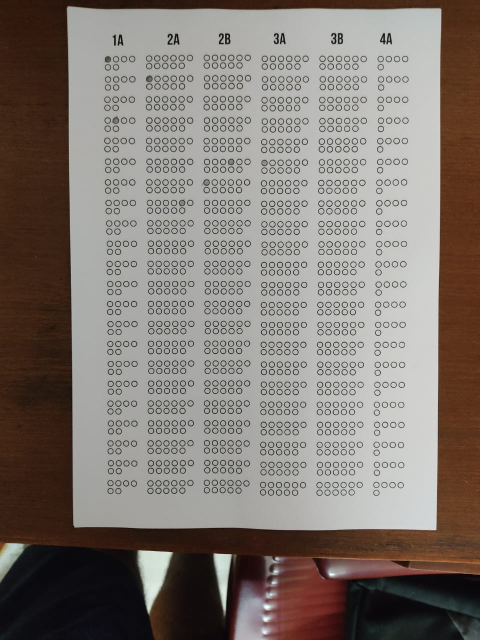
#> input picture Test_Images/test1.jpeg, 960 x 1280 px (shown at 1/2 size)
$ python -i Using_Histogram_Equalization.py   (imports and definitions only)
#> lines starting #> are read from the running program, lines starting #| are printed output that depends on the picture; after the words box and inside, x2 and y2 are one past the last pixel; in counts of white or black regions, pixels touching at a corner belong together
#> further down, picture is the input picture: shape (1280, 960, 3); mean B, G, R 115.3, 121.2, 129.6
import numpy as np
import cv2

file_path=""

def order_points(pts):
    '''Rearrange coordinates to order:
      top-left, top-right, bottom-right, bottom-left'''
    rect = np.zeros((4, 2), dtype='float32')
    pts = np.array(pts)
    s = pts.sum(axis=1)
    # Top-left point will have the smallest sum.
    rect[0] = pts[np.argmin(s)]
    # Bottom-right point will have the largest sum.
    rect[2] = pts[np.argmax(s)]

    diff = np.diff(pts, axis=1)
    # Top-right point will have the smallest difference.
    rect[1] = pts[np.argmin(diff)]
    # Bottom-left will have the largest difference.
    rect[3] = pts[np.argmax(diff)]
    # return the ordered coordinates
    return rect.astype('int').tolist()

def find_dest(pts):

    (tl, tr, br, bl) = pts
    # Finding the maximum width.
    widthA = np.sqrt(((br[0] - bl[0]) ** 2) + ((br[1] - bl[1]) ** 2))
    widthB = np.sqrt(((tr[0] - tl[0]) ** 2) + ((tr[1] - tl[1]) ** 2))
    maxWidth = max(int(widthA), int(widthB))

    # Finding the maximum height.
    heightA = np.sqrt(((tr[0] - br[0]) ** 2) + ((tr[1] - br[1]) ** 2))
    heightB = np.sqrt(((tl[0] - bl[0]) ** 2) + ((tl[1] - bl[1]) ** 2))
    maxHeight = max(int(heightA), int(heightB))
    # Final destination co-ordinates.
    destination_corners = [[0, 0], [maxWidth, 0], [maxWidth, maxHeight], [0, maxHeight]]

    return order_points(destination_corners)

def scan(img):
    # Resize image to workable size
    dim_limit = 1080
    max_dim = max(img.shape)
#> max_dim = 1280
    if max_dim > dim_limit:
        resize_scale = dim_limit / max_dim
#> resize_scale = 0.844
        img = cv2.resize(img, None, fx=resize_scale, fy=resize_scale)
    # Create a copy of resized original image for later use
    orig_img = img.copy()
    # Repeated Closing operation to remove text from the document.
    kernel = np.ones((5, 5), np.uint8)
    img = cv2.morphologyEx(img, cv2.MORPH_CLOSE, kernel, iterations=3)
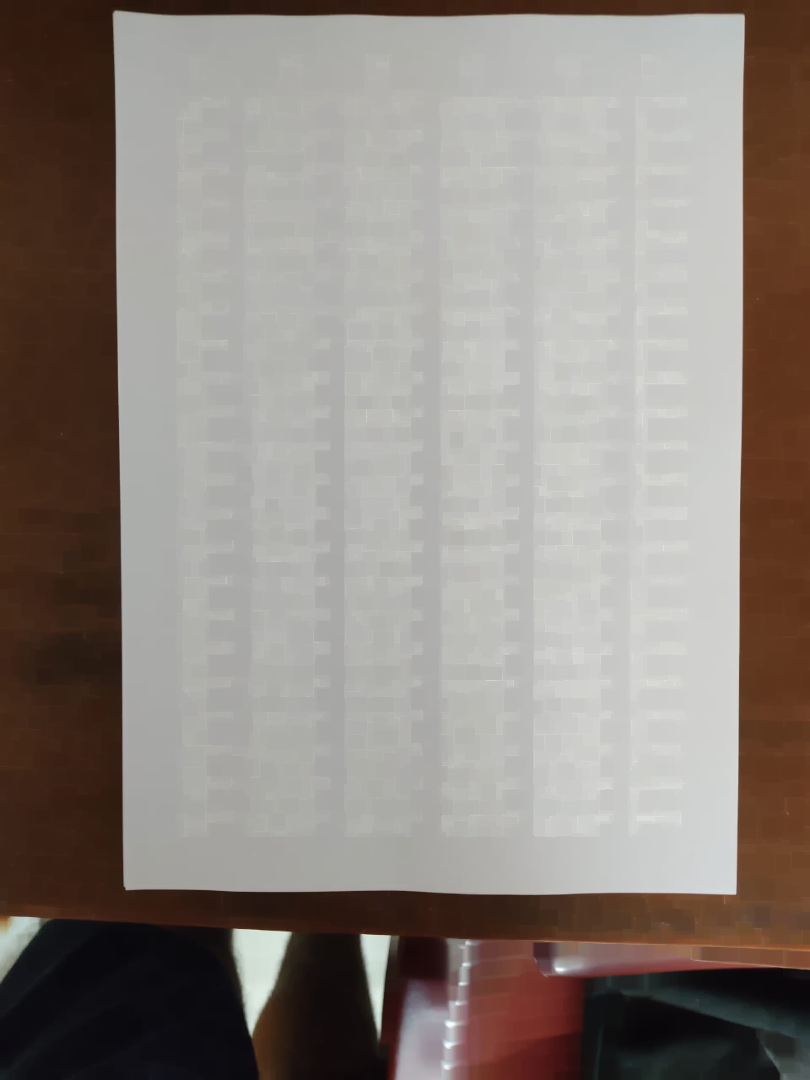
#> img: shape (1080, 810, 3); mean of channels 0, 1, 2 126.3, 132.2, 140.7; drawn as B, G, R
    # GrabCut
    mask = np.zeros(img.shape[:2], np.uint8)
    bgdModel = np.zeros((1, 65), np.float64)
    fgdModel = np.zeros((1, 65), np.float64)
    rect = (20, 20, img.shape[1] - 20, img.shape[0] - 20)
#> rect = (20, 20, 790, 1060)
    cv2.grabCut(img, mask, rect, bgdModel, fgdModel, 5, cv2.GC_INIT_WITH_RECT)
    mask2 = np.where((mask == 2) | (mask == 0), 0, 1).astype('uint8')
    img = img * mask2[:, :, np.newaxis]
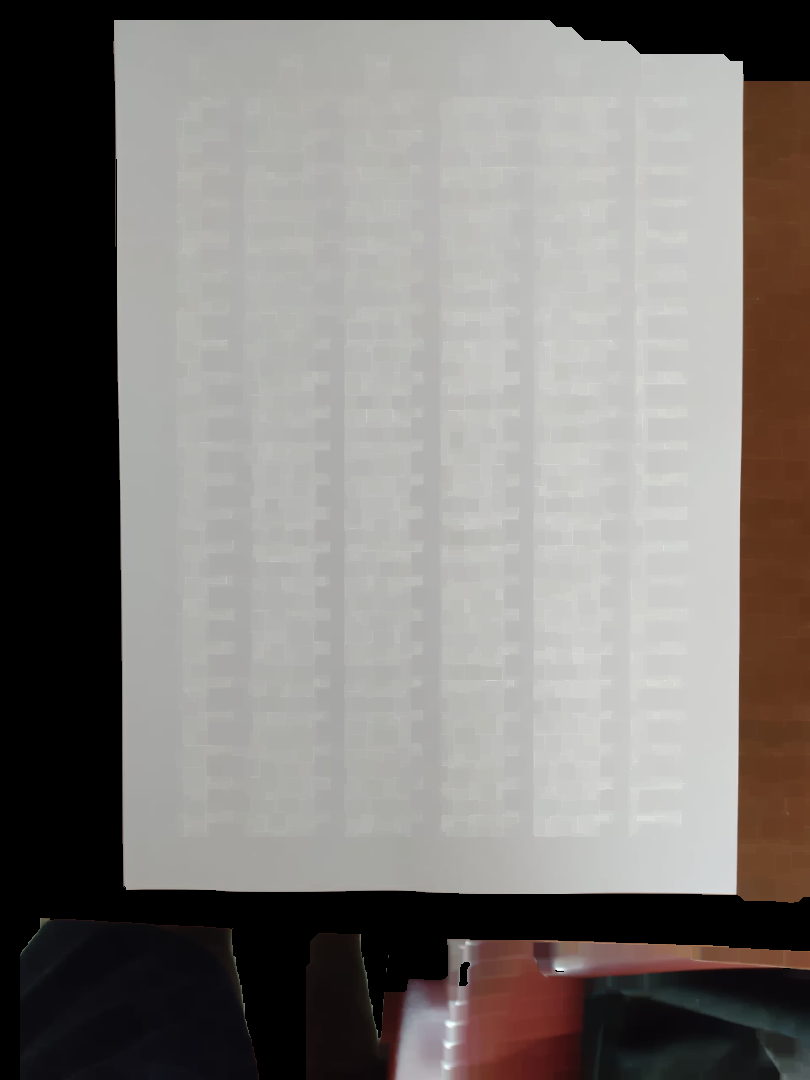
#> img: shape (1080, 810, 3); mean of channels 0, 1, 2 118.7, 122, 126; drawn as B, G, R

    gray = cv2.cvtColor(img, cv2.COLOR_BGR2GRAY)
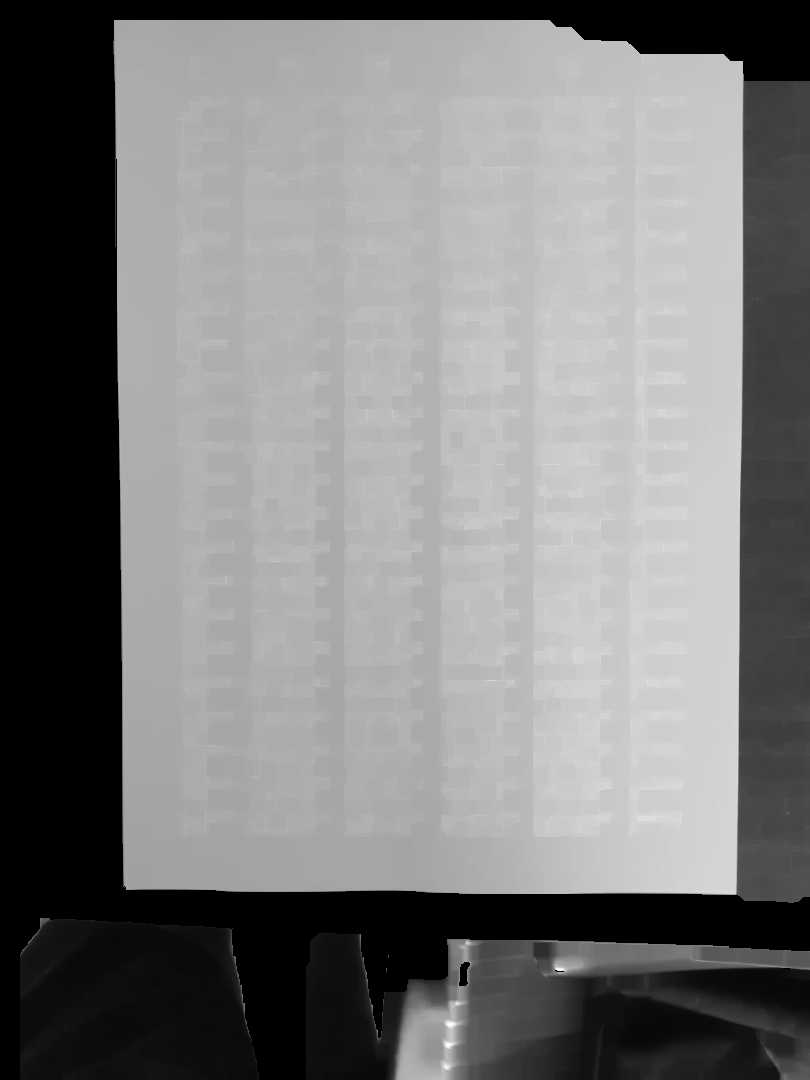
#> gray: shape (1080, 810); min 0, max 253, mean 122.9
    gray = cv2.GaussianBlur(gray, (11, 11), 0)
    # Edge Detection.
    canny = cv2.Canny(gray, 0, 200)
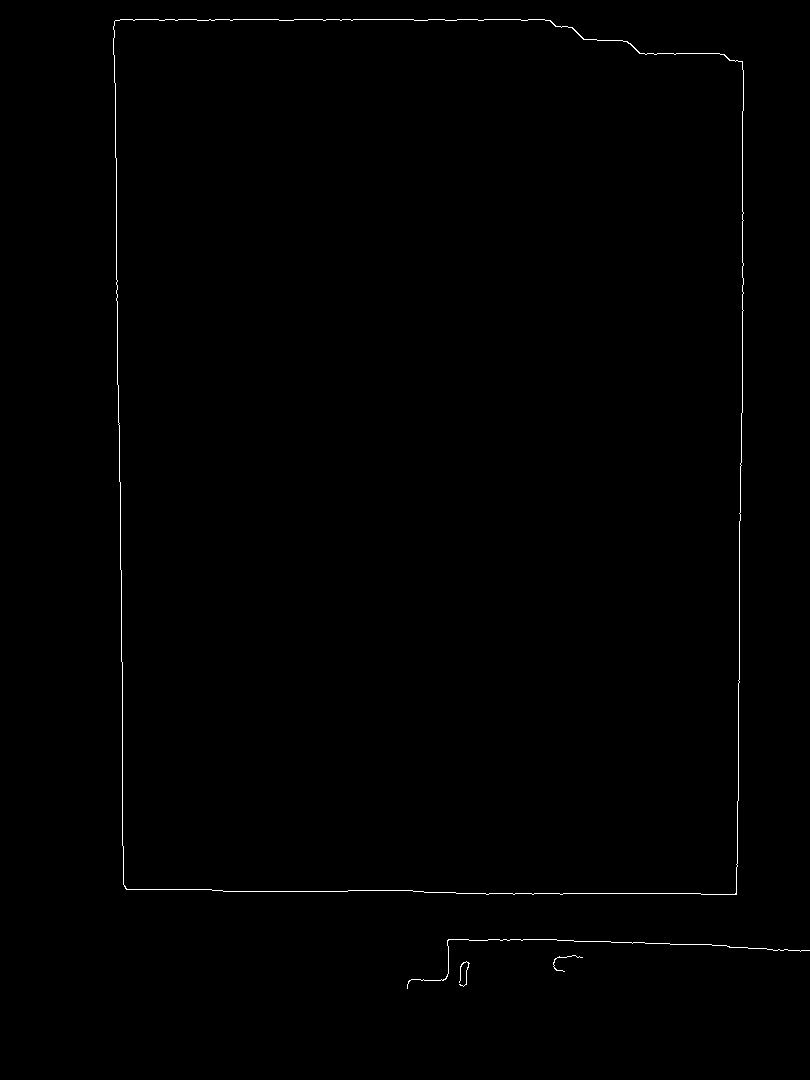
#> canny: shape (1080, 810); 0.41% white in thin lines or dots, all inside (x1, y1, x2, y2) = (113, 19, 810, 989)
    canny = cv2.dilate(canny, cv2.getStructuringElement(cv2.MORPH_ELLIPSE, (5, 5)))
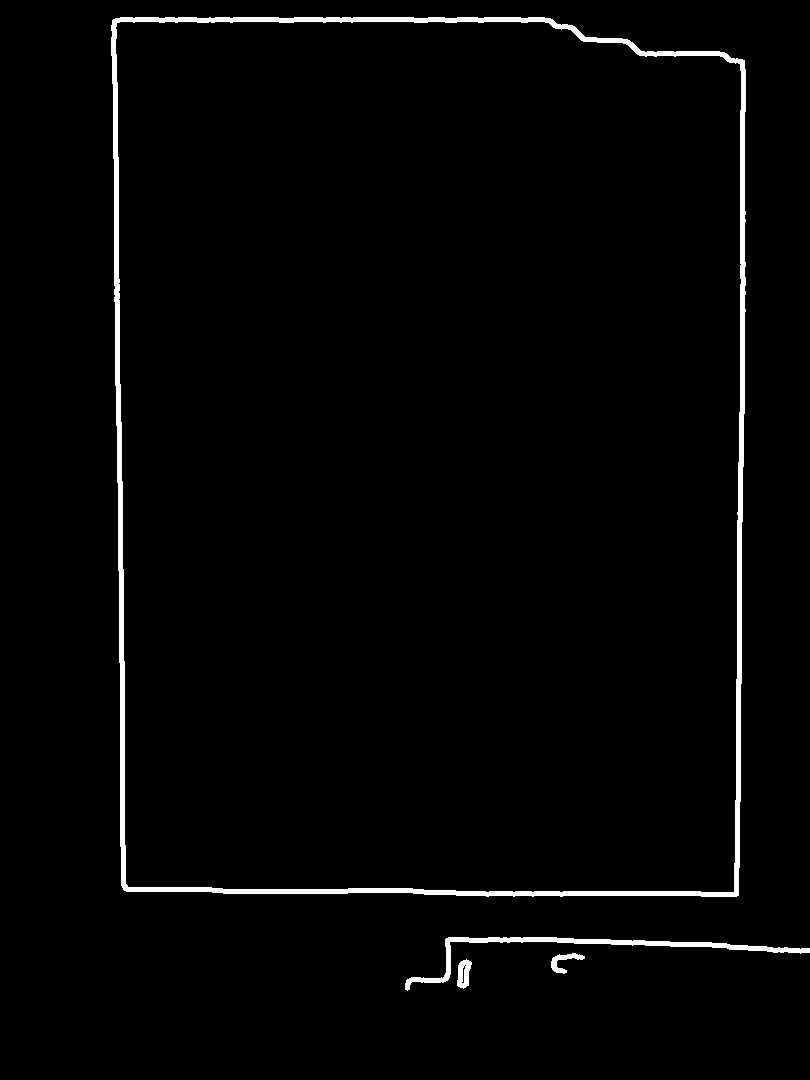
#> canny: shape (1080, 810); 2% white; 4 white regions

    # Finding contours for the detected edges.
    contour, hierarchy = cv2.findContours(canny, cv2.RETR_LIST, cv2.CHAIN_APPROX_NONE)
#> contour = 7 contours, 1 with area under 20; largest, box (x1, y1, x2, y2) and area: (111, 17, 746, 897) 543054, (115, 21, 742, 893) 531104, (405, 937, 810, 991) 1802, (457, 959, 472, 989) 283, (551, 953, 585, 974) 215, (461, 965, 466, 984) 36
    # Keeping only the largest detected contour.
    page = sorted(contour, key=cv2.contourArea, reverse=True)[:5]
#> page = 5 contours; box (x1, y1, x2, y2) and area: (111, 17, 746, 897) 543054, (115, 21, 742, 893) 531104, (405, 937, 810, 991) 1802, (457, 959, 472, 989) 283, (551, 953, 585, 974) 215

    # Detecting Edges through Contour approximation.
    # Loop over the contours.
    if len(page) == 0:
        return orig_img
    for c in page:
        # Approximate the contour.
        epsilon = 0.02 * cv2.arcLength(c, True)
        corners = cv2.approxPolyDP(c, epsilon, True)
        # If our approximated contour has four points.
        if len(corners) == 4:
            break
#> this loop made 1 pass
#> (epsilon, corners) on pass 1: (60.19, [[113, 19], [123, 889], [738, 895], [744, 60]])
    # Sorting the corners and converting them to desired shape.
    corners = sorted(np.concatenate(corners).tolist())
    # For 4 corner points being detected.
    corners = order_points(corners)
#> in order_points, `pts = np.array(pts)`: pts = [[113, 19], [123, 889], [738, 895], [744, 60]]
#> in order_points, `s = pts.sum(axis=1)`: s = [132, 1012, 1633, 804]
#> in order_points, `diff = np.diff(pts, axis=1)`: diff = [-94, 766, 157, -684]
#> corners = [[113, 19], [744, 60], [738, 895], [123, 889]]

    destination_corners = find_dest(corners)
#> in find_dest, `(tl, tr, br, bl) = pts`: tl = [113, 19]; tr = [744, 60]; br = [738, 895]; bl = [123, 889]
#> in find_dest, `widthA = np.sqrt(((br[0] - bl[0]) ** 2) + ((br[1] - bl[1]) ** 2))`: widthA = 615
#> in find_dest, `widthB = np.sqrt(((tr[0] - tl[0]) ** 2) + ((tr[1] - tl[1]) ** 2))`: widthB = 632.3
#> in find_dest, `maxWidth = max(int(widthA), int(widthB))`: maxWidth = 632
#> in find_dest, `heightA = np.sqrt(((tr[0] - br[0]) ** 2) + ((tr[1] - br[1]) ** 2))`: heightA = 835
#> in find_dest, `heightB = np.sqrt(((tl[0] - bl[0]) ** 2) + ((tl[1] - bl[1]) ** 2))`: heightB = 870.1
#> in find_dest, `maxHeight = max(int(heightA), int(heightB))`: maxHeight = 870
#> in find_dest, `destination_corners = [[0, 0], [maxWidth, 0], [maxWidth, maxHeight], [..`: destination_corners = [[0, 0], [632, 0], [632, 870], [0, 870]]
#> destination_corners = [[0, 0], [632, 0], [632, 870], [0, 870]]

    h, w = orig_img.shape[:2]
#> h = 1080; w = 810
    # Getting the homography.
    M = cv2.getPerspectiveTransform(np.float32(corners), np.float32(destination_corners))
#> M = [[0.955, -0.011, -107.7], [-0.0629, 0.968, -11.28], [-6.11e-05, -2.87e-05, 1]]
    # Perspective transform using homography.
    final = cv2.warpPerspective(orig_img, M, (destination_corners[2][0], destination_corners[2][1]),
                                flags=cv2.INTER_LINEAR)
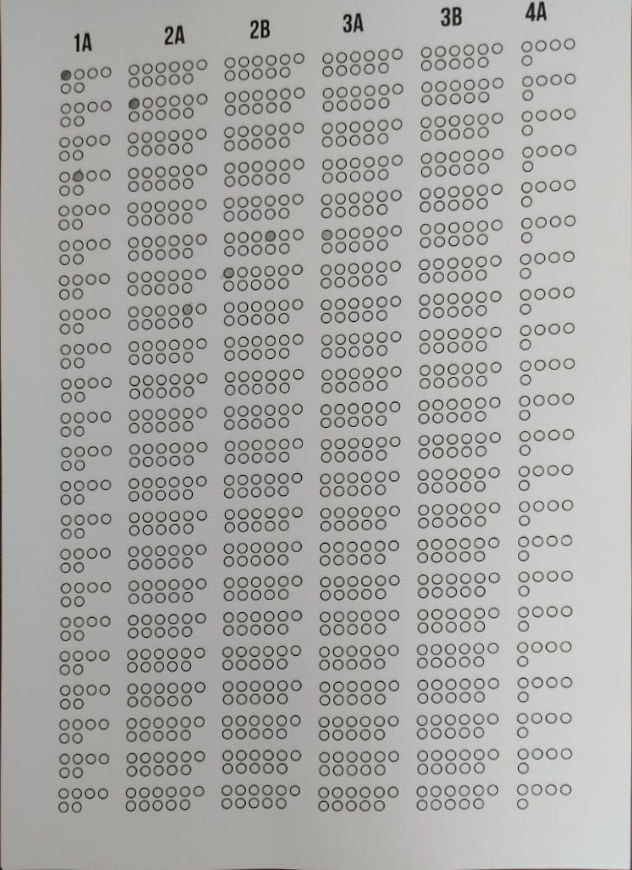
#> final: shape (870, 632, 3); mean of channels 0, 1, 2 166.6, 169.6, 169.4; drawn as B, G, R
    return final

def increase_brightness(img, value=30):
    hsv = cv2.cvtColor(img, cv2.COLOR_BGR2HSV)
    h, s, v = cv2.split(hsv)
    lim = 255 - value
    v[v > lim] = 255
    v[v <= lim] += value
    final_hsv = cv2.merge((h, s, v))
    img = cv2.cvtColor(final_hsv, cv2.COLOR_HSV2BGR)
    return img


def final_image(rotated):
# Create our shapening kernel, it must equal to one eventually
  kernel_sharpening = np.array([[0,-1,0],
                                [-1, 5,-1],
                                [0,-1,0]])
  # applying the sharpening kernel to the input image & displaying it.
  sharpened = cv2.filter2D(rotated, -1, kernel_sharpening)
  sharpened=increase_brightness(sharpened,35)
  return sharpened


# [1 line not run here, left out]

# [1 line that did not run here, left out]

# [1 line that did not run here, left out]

# [1 line that did not run here, left out]

# [1 line that did not run here, left out]

# [1 line that did not run here, left out]

# Binarize the image
# [1 line that did not run here, left out]
# Display the image with marked bubbles
# Apply morphological opening to remove noise and gaps
kernel = np.ones((3, 3), np.uint8)
# [1 line that did not run here, left out]
#opened = cv2.morphologyEx(opened, cv2.MORPH_OPEN, kernel)

# Find contours in the opened image
# [1 line that did not run here, left out]

# Loop over the contours
# [29 lines not run here, left out]

>>> import cv2
>>> picture = cv2.imread('Test_Images/test1.jpeg')
>>> result = scan(picture)
